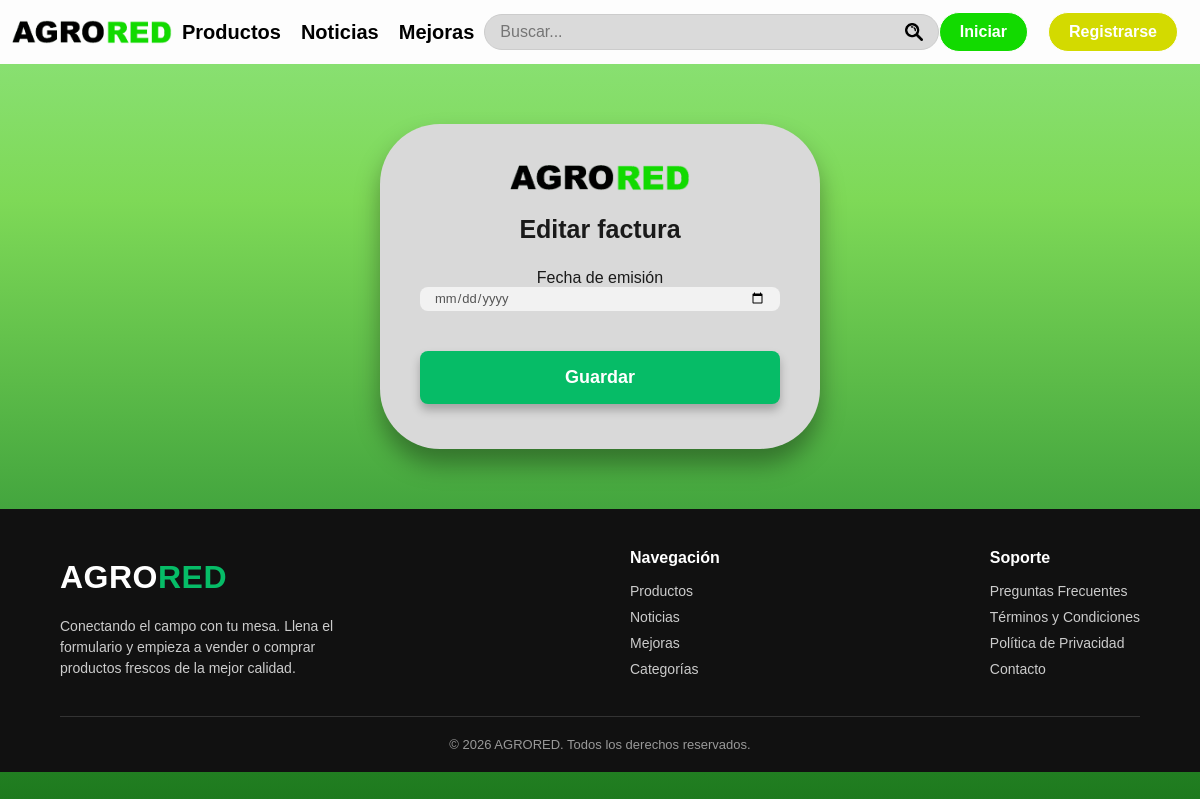
/Agrored_web_nuevo3/static/php/editar_factura.php?id_factura=1, run on an earlier commit of the app's database.
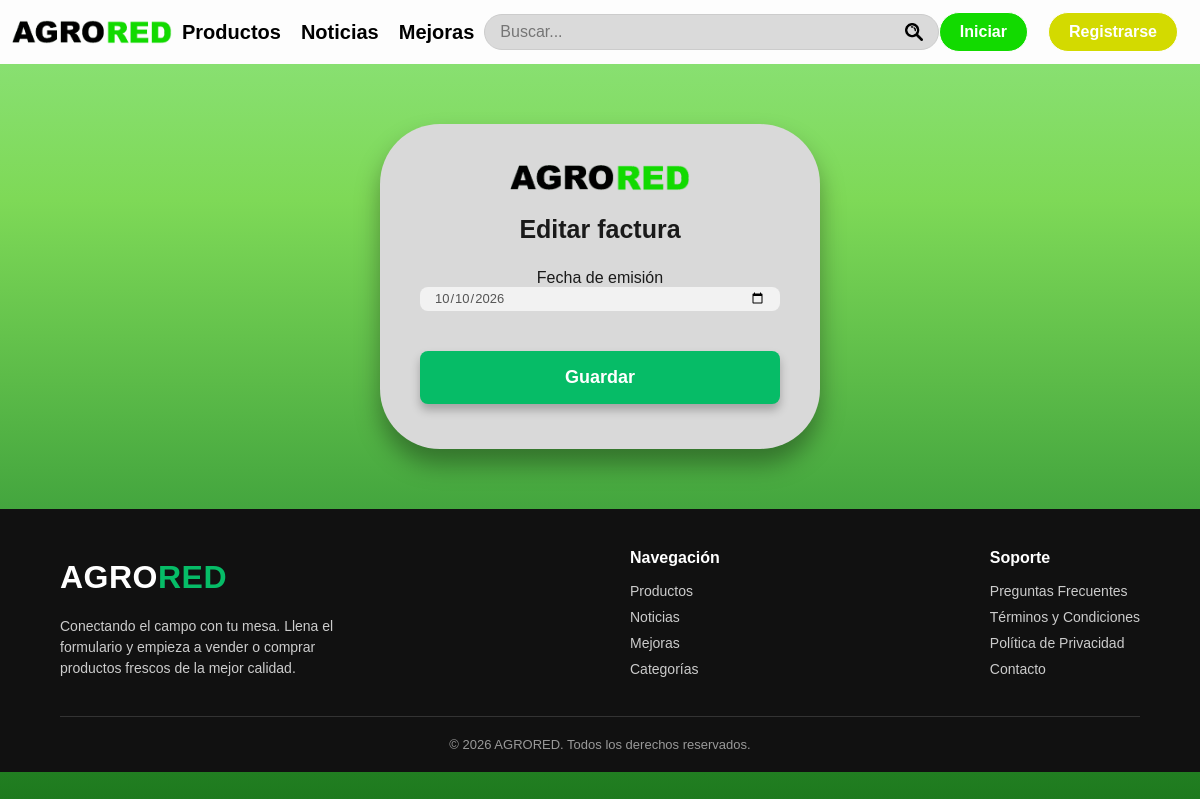
And on a later commit of the database.
### tables this page shows
CREATE TABLE `factura` (
  `id_factura` int(11) NOT NULL,
  `id_pedido` int(11) DEFAULT NULL,
  `id_pago` int(11) DEFAULT NULL,
  `fecha_emision` varchar(20) DEFAULT NULL
);

### Agrored_web_nuevo3/static/php/editar_factura.php (the view, shortened to what this page needs)
<?php
    require 'conexion_inicial.php';
    $id = filter_input(INPUT_GET, 'id_factura', FILTER_VALIDATE_INT);
    $stmt = $pdo->prepare("SELECT id_factura, id_pedido, id_pago, fecha_emision
            FROM factura WHERE id_factura = :id_factura");
    $stmt->execute([':id_factura' => $id]);
    $factura = $stmt->fetch(PDO::FETCH_ASSOC);
?>
<!DOCTYPE html>
<html lang="es">
<head>
    <link rel="stylesheet" href="../css/agregar.css">
</head>
<body>
<nav>
    <div class="Navbar">
        <a href="../../templates/index.html" class="logo-link">
            <img src="../../static/img/Logo_letras.png" alt="AgroRed" width="30%" class="imagen_logo">
        </a>
        <a href="../../templates/productos.html">Productos</a>
        <a href="../../templates/noticias.html">Noticias</a>
        <a href="../../templates/mejoras.html">Mejoras</a>
        <input type="search" placeholder="Buscar...">
        <div class="botones">
            <a href="../../templates/iniciar_sesion.html"><input type="button" value="Iniciar" class="Iniciar"></a>
            <a href="../../templates/registrarse.html"><input type="button" value="Registrarse" class="Registrarse"></a>
        </div>
    </div>
</nav>
<div class="form-wrapper">
    <div class="card">
        <img src="../../static/img/Logo_letras.png" alt="AgroRed" class="logo" width="50%">
        <h1>Editar factura</h1>
        <form id="form-producto" action="actualizar_facturas.php" method="post">
            <label for="fecha_emision">Fecha de emisión</label>
            <input type="date"
                id="fecha_emision"
                name="fecha_emision"
                class="field"
                value="<?= htmlspecialchars($factura['fecha_emision']) ?>"
                max="<?= date('Y-m-d') ?>"
                required>
            <span class="error" id="error-fecha"></span>
            <button type="submit" class="crear">Guardar</button>
        </form>
    </div>
</div>
<footer class="pie-pagina">
    <div class="contenedor-footer">
        <div class="columna-footer">
            <div class="logo">AGRO<span class="red">RED</span></div>
            <p>Conectando el campo con tu mesa. Llena el formulario y empieza a vender o comprar productos frescos de la mejor calidad.</p>
        </div>
        <div class="columna-footer">
            <h4>Navegación</h4>
            <ul>
                <li><a href="#">Productos</a></li>
                <li><a href="#">Noticias</a></li>
                <li><a href="#">Mejoras</a></li>
                <li><a href="#">Categorías</a></li>
            </ul>
        </div>
        <div class="columna-footer">
            <h4>Soporte</h4>
            <ul>
                <li><a href="#">Preguntas Frecuentes</a></li>
                <li><a href="#">Términos y Condiciones</a></li>
                <li><a href="#">Política de Privacidad</a></li>
                <li><a href="#">Contacto</a></li>
            </ul>
        </div>
    </div>
    <div class="copyright-footer">
        <p>&copy; 2026 AGRORED. Todos los derechos reservados.</p>
    </div>
</footer>
</body>
</html>

What changed in the data, as far as the page shows it:
changed factura: fecha_emision (not shown) → "10/10/2026"
